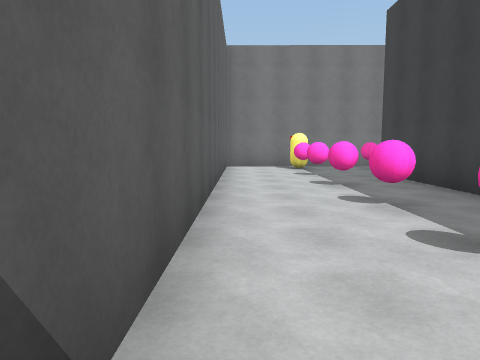
view 1 (above)

19 first-person views from a walk through a Unity game level. The camera is 1.4 m above the floor, tilts 6° down and sees 70° across. The floor is counted in squares, 2 m on a side. Each view is taken from the middle of a square. On the plan, view 1 faces up. The plan holds only what a view shows up to about 11 squares ahead; the rest is blank. The player character is not drawn.

view 2
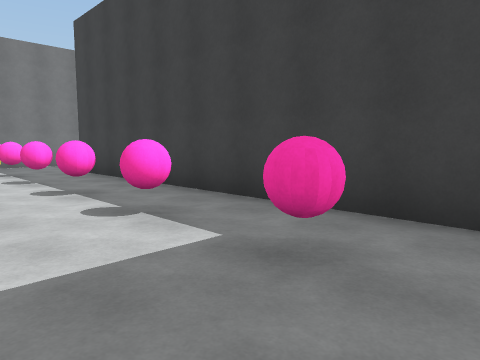

view 3
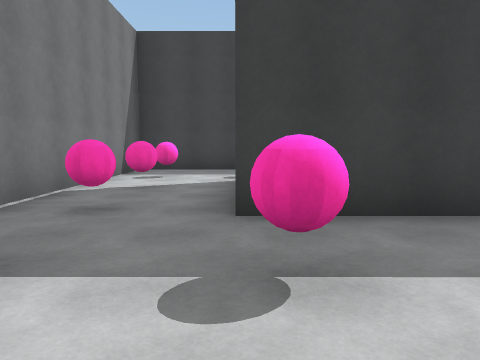

view 4
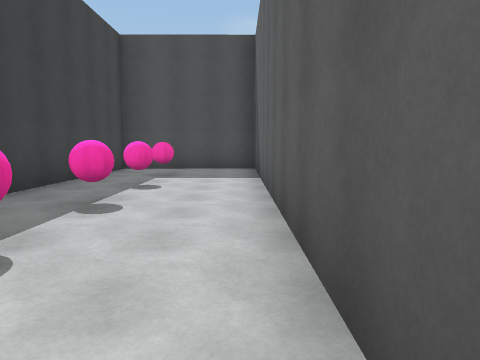

view 5
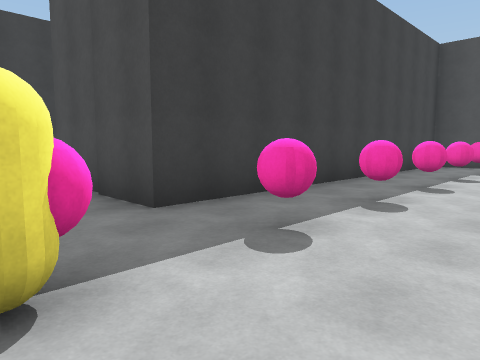

view 6
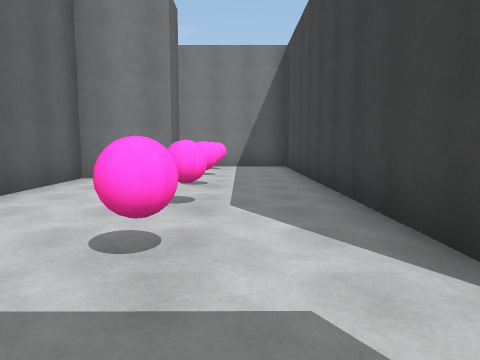

view 7
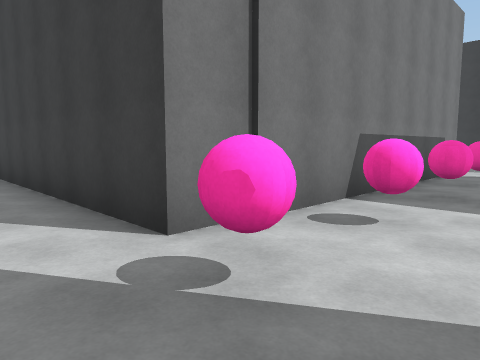

view 8
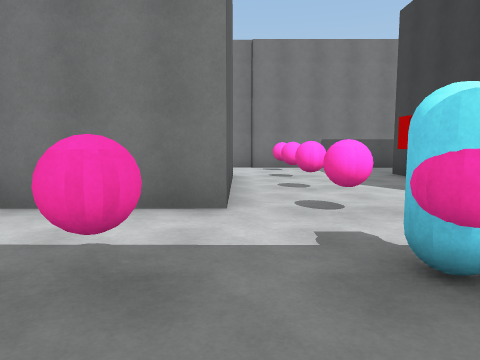

view 9
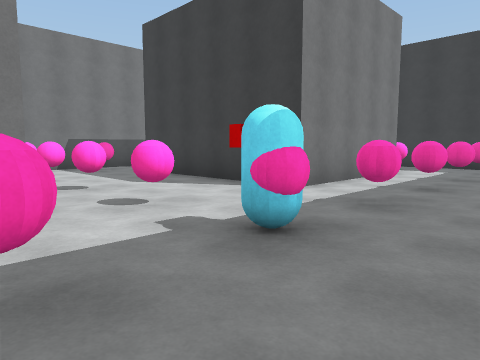

view 10
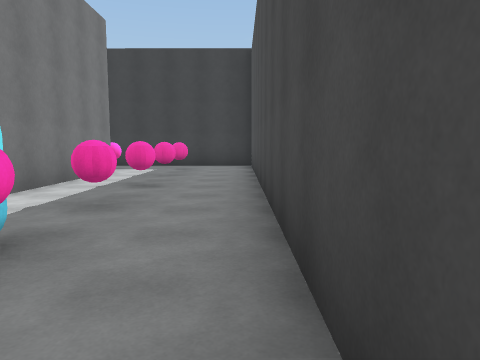

view 11
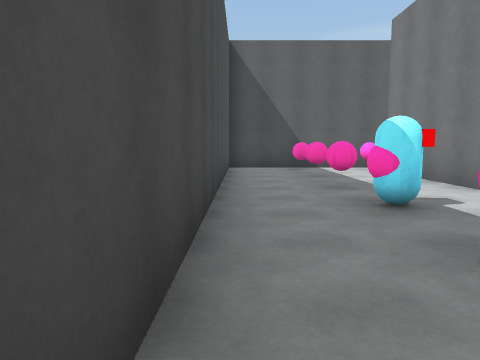

view 12
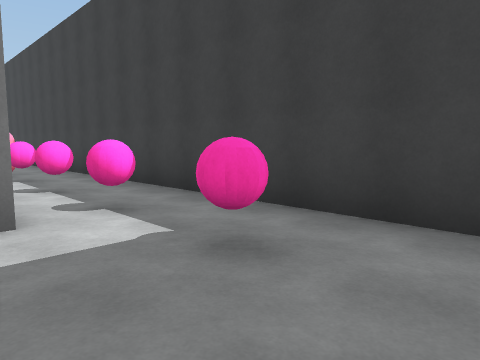

view 13
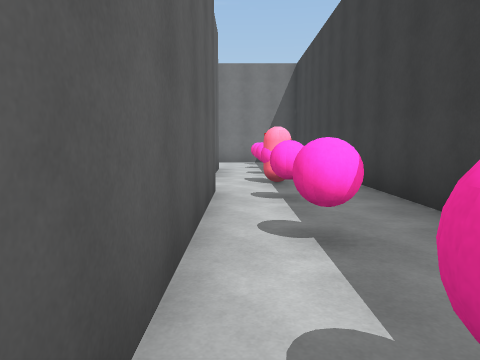

view 14
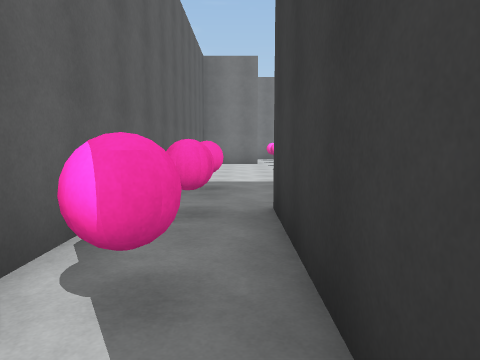

view 15
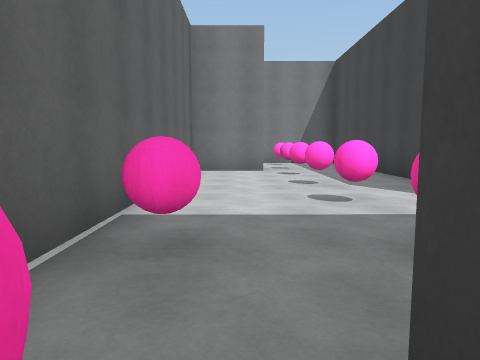

view 16
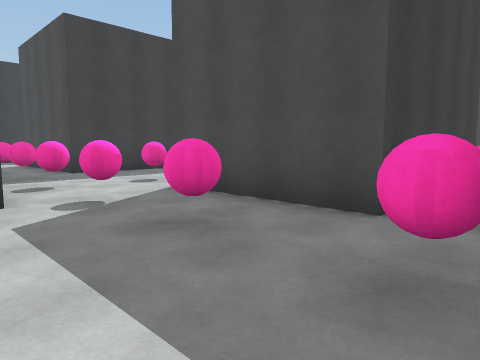

view 17
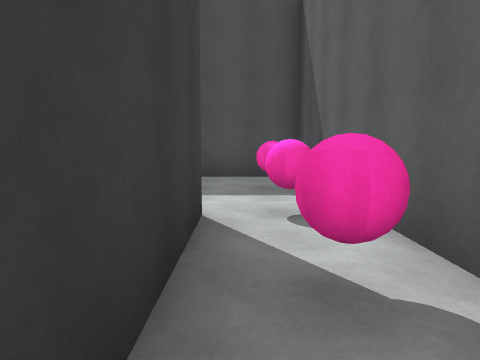

view 18
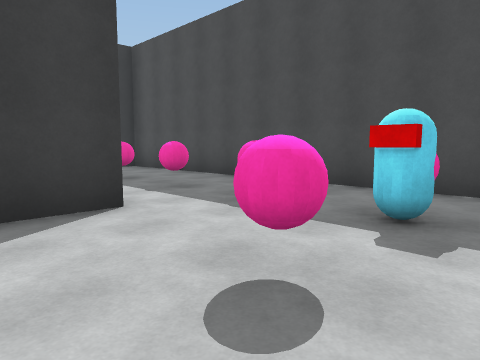

view 19
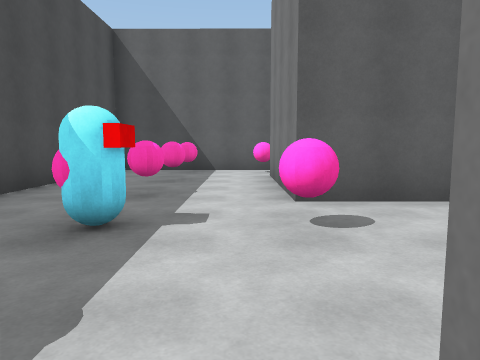

### Floor plan
Points are (right, up) in squares from view 1. A wall is a line through its corners. A room is listed if a view was taken in it or the views show most of it. See-through windows are left out.
Room 1 (views 1, 2, 3, 4, 5)
walls: (-0.4, 10.2) (-0.4, -1.8) (3.3, -1.7) (3.3, 8) (6.6, 8); (7.4, 10.7) (-0.5, 10.8)
ways out: opening at (6.5, 9.5) to room 2
objects: other object (2, 0); other object (2, 2); other object (2, 4); other object (2, 6); other object (2, 8); other object (2, 10); other object (4, 10); other object (5, 10); other object (7, 10)
Room 2 (views 6, 7, 8, 9, 10, 11, 12, 13, 14, 15, 16, 17, 18, 19)
walls: (9.8, -2.2) (9.9, -5.3) (6.4, -5.3) (6.4, -1.3) (9.9, -1.3); (13.6, -0.9) (17.6, -0.9) (17.6, -5.8) (13.6, -5.8) (13.6, -0.9); (17.4, 1.2) (9.4, 1.1) (9.4, 10.7) (7.4, 10.7); (6.6, 8) (6.6, 7) (4.8, 7) (4.7, -9.3) (20.1, -9.4) (20.1, 1.6)
ways out: opening at (6.5, 9.5) to room 1; opening at (18.5, 2.5)
objects: other object (5, -7); other object (5, -5); other object (5, -4); other object (5, -2); other object (5, 0); other object (7, -7); other object (7, 0); other object (7, 2); other object (7, 4); other object (7, 6); other object (7, 8); other object (9, -7); other object (9, 0); other object (11, -7); other object (11, -5); other object (11, -4); other object (11, -2); other object (11, 0); other object (13, -7); other object (13, 0); other object (15, -7); other object (15, 0); other object (17, -7); other object (19, -7); other object (19, -5); other object (19, -4); other object (19, -2); other object (19, 0)

Where each view was taken, in squares from view 1:
view 1: 0 up, 0 right, facing up
view 2: 1 down, 0 right, facing up-right
view 3: 8 up, 0 right, facing right
view 4: 8 up, 0 right, facing down
view 5: 10 up, 0 right, facing down-right
view 6: 0 up, 8 right, facing up
view 7: 1 down, 8 right, facing up-right
view 8: 9 down, 10 right, facing up
view 9: 9 down, 9 right, facing up-right
view 10: 9 down, 9 right, facing right
view 11: 9 down, 15 right, facing left
view 12: 9 down, 17 right, facing up-right
view 13: 6 down, 18 right, facing up
view 14: 5 down, 6 right, facing up
view 15: 2 down, 6 right, facing up
view 16: 2 up, 5 right, facing down-right
view 17: 2 down, 6 right, facing down
view 18: 4 down, 10 right, facing down-right
view 19: 6 down, 14 right, facing left
